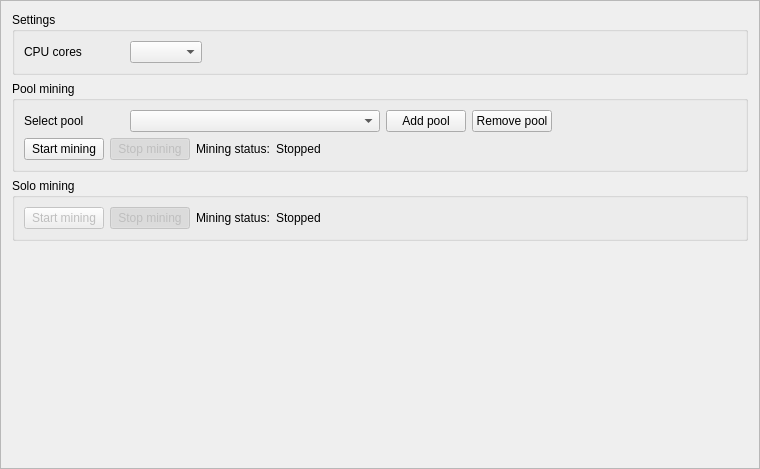
<?xml version="1.0" encoding="UTF-8"?>
<ui version="4.0">
 <class>MiningFrame</class>
 <widget class="QFrame" name="MiningFrame">
  <property name="geometry">
   <rect>
    <x>0</x>
    <y>0</y>
    <width>760</width>
    <height>469</height>
   </rect>
  </property>
  <property name="windowTitle">
   <string>Frame</string>
  </property>
  <property name="frameShape">
   <enum>QFrame::StyledPanel</enum>
  </property>
  <property name="frameShadow">
   <enum>QFrame::Raised</enum>
  </property>
  <layout class="QGridLayout" name="gridLayout_6">
   <item row="3" column="0">
    <spacer name="verticalSpacer_4">
     <property name="orientation">
      <enum>Qt::Vertical</enum>
     </property>
     <property name="sizeHint" stdset="0">
      <size>
       <width>20</width>
       <height>40</height>
      </size>
     </property>
    </spacer>
   </item>
   <item row="1" column="0">
    <widget class="QGroupBox" name="groupBox">
     <property name="title">
      <string>Pool mining</string>
     </property>
     <layout class="QGridLayout" name="gridLayout_3">
      <item row="0" column="1">
       <widget class="QComboBox" name="m_poolCombo">
        <property name="minimumSize">
         <size>
          <width>250</width>
          <height>0</height>
         </size>
        </property>
        <property name="editable">
         <bool>false</bool>
        </property>
       </widget>
      </item>
      <item row="0" column="4">
       <spacer name="horizontalSpacer_5">
        <property name="orientation">
         <enum>Qt::Horizontal</enum>
        </property>
        <property name="sizeHint" stdset="0">
         <size>
          <width>422</width>
          <height>20</height>
         </size>
        </property>
       </spacer>
      </item>
      <item row="0" column="2">
       <widget class="QPushButton" name="m_addPoolButton">
        <property name="text">
         <string>Add pool</string>
        </property>
        <property name="icon">
         <iconset resource="../../resources.qrc">
          <normaloff>:/icons/add</normaloff>:/icons/add</iconset>
        </property>
       </widget>
      </item>
      <item row="0" column="0">
       <widget class="QLabel" name="label">
        <property name="minimumSize">
         <size>
          <width>100</width>
          <height>0</height>
         </size>
        </property>
        <property name="text">
         <string>Select pool</string>
        </property>
       </widget>
      </item>
      <item row="1" column="0" colspan="5">
       <layout class="QGridLayout" name="gridLayout_2">
        <item row="0" column="4">
         <spacer name="horizontalSpacer">
          <property name="orientation">
           <enum>Qt::Horizontal</enum>
          </property>
          <property name="sizeHint" stdset="0">
           <size>
            <width>40</width>
            <height>20</height>
           </size>
          </property>
         </spacer>
        </item>
        <item row="0" column="0">
         <widget class="QPushButton" name="m_startButton">
          <property name="text">
           <string>Start mining</string>
          </property>
          <property name="checkable">
           <bool>true</bool>
          </property>
          <attribute name="buttonGroup">
           <string notr="true">m_miningButtonGroup</string>
          </attribute>
         </widget>
        </item>
        <item row="0" column="1">
         <widget class="QPushButton" name="m_stopButton">
          <property name="enabled">
           <bool>false</bool>
          </property>
          <property name="text">
           <string>Stop mining</string>
          </property>
          <property name="checkable">
           <bool>true</bool>
          </property>
          <property name="checked">
           <bool>true</bool>
          </property>
          <attribute name="buttonGroup">
           <string notr="true">m_miningButtonGroup</string>
          </attribute>
         </widget>
        </item>
        <item row="0" column="3">
         <widget class="QLabel" name="m_poolLabel">
          <property name="text">
           <string>Stopped</string>
          </property>
         </widget>
        </item>
        <item row="0" column="2">
         <widget class="QLabel" name="label_3">
          <property name="text">
           <string>Mining status:</string>
          </property>
         </widget>
        </item>
       </layout>
      </item>
      <item row="0" column="3">
       <widget class="QPushButton" name="m_delPoolButton">
        <property name="text">
         <string>Remove pool</string>
        </property>
        <property name="icon">
         <iconset resource="../../resources.qrc">
          <normaloff>:/icons/remove</normaloff>:/icons/remove</iconset>
        </property>
       </widget>
      </item>
     </layout>
     <zorder>m_poolCombo</zorder>
     <zorder>label</zorder>
     <zorder>m_addPoolButton</zorder>
     <zorder>m_delPoolButton</zorder>
    </widget>
   </item>
   <item row="0" column="0">
    <widget class="QGroupBox" name="groupBox_3">
     <property name="title">
      <string>Settings</string>
     </property>
     <layout class="QGridLayout" name="gridLayout">
      <item row="0" column="0">
       <widget class="QLabel" name="label_2">
        <property name="minimumSize">
         <size>
          <width>100</width>
          <height>0</height>
         </size>
        </property>
        <property name="text">
         <string>CPU cores</string>
        </property>
       </widget>
      </item>
      <item row="0" column="1">
       <widget class="QComboBox" name="m_cpuCombo"/>
      </item>
      <item row="0" column="2">
       <spacer name="horizontalSpacer_3">
        <property name="orientation">
         <enum>Qt::Horizontal</enum>
        </property>
        <property name="sizeHint" stdset="0">
         <size>
          <width>587</width>
          <height>20</height>
         </size>
        </property>
       </spacer>
      </item>
     </layout>
    </widget>
   </item>
   <item row="2" column="0">
    <widget class="QGroupBox" name="groupBox_2">
     <property name="minimumSize">
      <size>
       <width>0</width>
       <height>0</height>
      </size>
     </property>
     <property name="title">
      <string>Solo mining</string>
     </property>
     <layout class="QGridLayout" name="gridLayout_4">
      <item row="0" column="4">
       <spacer name="horizontalSpacer_2">
        <property name="orientation">
         <enum>Qt::Horizontal</enum>
        </property>
        <property name="sizeHint" stdset="0">
         <size>
          <width>555</width>
          <height>20</height>
         </size>
        </property>
       </spacer>
      </item>
      <item row="0" column="1">
       <widget class="QPushButton" name="m_stopSolo">
        <property name="enabled">
         <bool>false</bool>
        </property>
        <property name="text">
         <string>Stop mining</string>
        </property>
        <property name="checkable">
         <bool>true</bool>
        </property>
        <property name="checked">
         <bool>true</bool>
        </property>
        <attribute name="buttonGroup">
         <string notr="true">m_soloButtonGroup</string>
        </attribute>
       </widget>
      </item>
      <item row="0" column="0">
       <widget class="QPushButton" name="m_startSolo">
        <property name="enabled">
         <bool>false</bool>
        </property>
        <property name="text">
         <string>Start mining</string>
        </property>
        <property name="checkable">
         <bool>true</bool>
        </property>
        <attribute name="buttonGroup">
         <string notr="true">m_soloButtonGroup</string>
        </attribute>
       </widget>
      </item>
      <item row="0" column="3">
       <widget class="QLabel" name="m_soloLabel">
        <property name="text">
         <string>Stopped</string>
        </property>
       </widget>
      </item>
      <item row="0" column="2">
       <widget class="QLabel" name="label_4">
        <property name="text">
         <string>Mining status:</string>
        </property>
       </widget>
      </item>
     </layout>
    </widget>
   </item>
  </layout>
 </widget>
 <resources>
  <include location="../../resources.qrc"/>
 </resources>
 <connections>
  <connection>
   <sender>m_startButton</sender>
   <signal>toggled(bool)</signal>
   <receiver>m_startButton</receiver>
   <slot>setDisabled(bool)</slot>
   <hints>
    <hint type="sourcelabel">
     <x>71</x>
     <y>117</y>
    </hint>
    <hint type="destinationlabel">
     <x>71</x>
     <y>117</y>
    </hint>
   </hints>
  </connection>
  <connection>
   <sender>m_stopButton</sender>
   <signal>toggled(bool)</signal>
   <receiver>m_stopButton</receiver>
   <slot>setDisabled(bool)</slot>
   <hints>
    <hint type="sourcelabel">
     <x>194</x>
     <y>117</y>
    </hint>
    <hint type="destinationlabel">
     <x>194</x>
     <y>117</y>
    </hint>
   </hints>
  </connection>
  <connection>
   <sender>m_miningButtonGroup</sender>
   <signal>buttonClicked(QAbstractButton*)</signal>
   <receiver>MiningFrame</receiver>
   <slot>startStopClicked(QAbstractButton*)</slot>
   <hints>
    <hint type="sourcelabel">
     <x>-1</x>
     <y>-1</y>
    </hint>
    <hint type="destinationlabel">
     <x>379</x>
     <y>234</y>
    </hint>
   </hints>
  </connection>
  <connection>
   <sender>m_soloButtonGroup</sender>
   <signal>buttonClicked(QAbstractButton*)</signal>
   <receiver>MiningFrame</receiver>
   <slot>startStopSoloClicked(QAbstractButton*)</slot>
   <hints>
    <hint type="sourcelabel">
     <x>-1</x>
     <y>-1</y>
    </hint>
    <hint type="destinationlabel">
     <x>379</x>
     <y>234</y>
    </hint>
   </hints>
  </connection>
  <connection>
   <sender>m_addPoolButton</sender>
   <signal>clicked()</signal>
   <receiver>MiningFrame</receiver>
   <slot>addPoolClicked()</slot>
   <hints>
    <hint type="sourcelabel">
     <x>380</x>
     <y>29</y>
    </hint>
    <hint type="destinationlabel">
     <x>379</x>
     <y>234</y>
    </hint>
   </hints>
  </connection>
  <connection>
   <sender>m_startSolo</sender>
   <signal>toggled(bool)</signal>
   <receiver>m_startSolo</receiver>
   <slot>setDisabled(bool)</slot>
   <hints>
    <hint type="sourcelabel">
     <x>58</x>
     <y>186</y>
    </hint>
    <hint type="destinationlabel">
     <x>58</x>
     <y>186</y>
    </hint>
   </hints>
  </connection>
  <connection>
   <sender>m_stopSolo</sender>
   <signal>toggled(bool)</signal>
   <receiver>m_stopSolo</receiver>
   <slot>setDisabled(bool)</slot>
   <hints>
    <hint type="sourcelabel">
     <x>139</x>
     <y>186</y>
    </hint>
    <hint type="destinationlabel">
     <x>139</x>
     <y>186</y>
    </hint>
   </hints>
  </connection>
  <connection>
   <sender>m_poolCombo</sender>
   <signal>currentIndexChanged(QString)</signal>
   <receiver>MiningFrame</receiver>
   <slot>currentPoolChanged()</slot>
   <hints>
    <hint type="sourcelabel">
     <x>200</x>
     <y>103</y>
    </hint>
    <hint type="destinationlabel">
     <x>379</x>
     <y>234</y>
    </hint>
   </hints>
  </connection>
  <connection>
   <sender>m_delPoolButton</sender>
   <signal>clicked()</signal>
   <receiver>MiningFrame</receiver>
   <slot>removePoolClicked()</slot>
   <hints>
    <hint type="sourcelabel">
     <x>407</x>
     <y>103</y>
    </hint>
    <hint type="destinationlabel">
     <x>379</x>
     <y>234</y>
    </hint>
   </hints>
  </connection>
  <connection>
   <sender>m_cpuCombo</sender>
   <signal>currentIndexChanged(QString)</signal>
   <receiver>MiningFrame</receiver>
   <slot>setMiningThreads()</slot>
   <hints>
    <hint type="sourcelabel">
     <x>160</x>
     <y>42</y>
    </hint>
    <hint type="destinationlabel">
     <x>379</x>
     <y>234</y>
    </hint>
   </hints>
  </connection>
 </connections>
 <slots>
  <slot>startStopClicked(QAbstractButton*)</slot>
  <slot>startStopSoloClicked(QAbstractButton*)</slot>
  <slot>addPoolClicked()</slot>
 </slots>
 <buttongroups>
  <buttongroup name="m_miningButtonGroup"/>
  <buttongroup name="m_soloButtonGroup"/>
 </buttongroups>
</ui>
